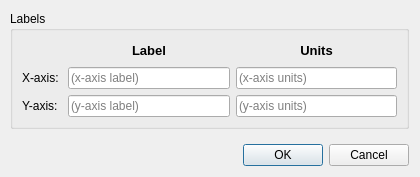
<?xml version="1.0" encoding="UTF-8"?>
<ui version="4.0">
 <class>Dialog</class>
 <widget class="QDialog" name="Dialog">
  <property name="geometry">
   <rect>
    <x>0</x>
    <y>0</y>
    <width>420</width>
    <height>177</height>
   </rect>
  </property>
  <property name="sizePolicy">
   <sizepolicy hsizetype="Preferred" vsizetype="Preferred">
    <horstretch>0</horstretch>
    <verstretch>0</verstretch>
   </sizepolicy>
  </property>
  <property name="minimumSize">
   <size>
    <width>420</width>
    <height>0</height>
   </size>
  </property>
  <property name="maximumSize">
   <size>
    <width>16777215</width>
    <height>286</height>
   </size>
  </property>
  <property name="windowTitle">
   <string>Edit Axes Details</string>
  </property>
  <layout class="QVBoxLayout" name="verticalLayout">
   <property name="leftMargin">
    <number>10</number>
   </property>
   <item>
    <widget class="QGroupBox" name="labels_group">
     <property name="title">
      <string>Labels</string>
     </property>
     <layout class="QGridLayout" name="gridLayout">
      <item row="2" column="0">
       <widget class="QLabel" name="y_title">
        <property name="text">
         <string>Y-axis: </string>
        </property>
       </widget>
      </item>
      <item row="1" column="1">
       <widget class="QLineEdit" name="ui_xlabel">
        <property name="text">
         <string/>
        </property>
        <property name="placeholderText">
         <string>(x-axis label)</string>
        </property>
       </widget>
      </item>
      <item row="1" column="0">
       <widget class="QLabel" name="x_title">
        <property name="text">
         <string>X-axis: </string>
        </property>
       </widget>
      </item>
      <item row="2" column="1">
       <widget class="QLineEdit" name="ui_ylabel">
        <property name="text">
         <string/>
        </property>
        <property name="placeholderText">
         <string>(y-axis label)</string>
        </property>
       </widget>
      </item>
      <item row="2" column="2">
       <widget class="QLineEdit" name="ui_yunits">
        <property name="placeholderText">
         <string>(y-axis units)</string>
        </property>
       </widget>
      </item>
      <item row="1" column="2">
       <widget class="QLineEdit" name="ui_xunits">
        <property name="placeholderText">
         <string>(x-axis units)</string>
        </property>
       </widget>
      </item>
      <item row="0" column="1">
       <widget class="QLabel" name="label_header">
        <property name="font">
         <font>
          <pointsize>10</pointsize>
          <weight>75</weight>
          <bold>true</bold>
         </font>
        </property>
        <property name="text">
         <string>Label</string>
        </property>
        <property name="alignment">
         <set>Qt::AlignCenter</set>
        </property>
       </widget>
      </item>
      <item row="0" column="2">
       <widget class="QLabel" name="units_header">
        <property name="font">
         <font>
          <pointsize>10</pointsize>
          <weight>75</weight>
          <bold>true</bold>
         </font>
        </property>
        <property name="text">
         <string>Units</string>
        </property>
        <property name="alignment">
         <set>Qt::AlignCenter</set>
        </property>
       </widget>
      </item>
     </layout>
    </widget>
   </item>
   <item>
    <layout class="QHBoxLayout" name="horizontalLayout_2">
     <property name="topMargin">
      <number>9</number>
     </property>
     <item>
      <widget class="QDialogButtonBox" name="button_box">
       <property name="orientation">
        <enum>Qt::Horizontal</enum>
       </property>
       <property name="standardButtons">
        <set>QDialogButtonBox::Cancel|QDialogButtonBox::Ok</set>
       </property>
      </widget>
     </item>
    </layout>
   </item>
  </layout>
 </widget>
 <tabstops>
  <tabstop>ui_xlabel</tabstop>
  <tabstop>ui_xunits</tabstop>
  <tabstop>ui_ylabel</tabstop>
  <tabstop>ui_yunits</tabstop>
  <tabstop>button_box</tabstop>
 </tabstops>
 <resources/>
 <connections>
  <connection>
   <sender>button_box</sender>
   <signal>accepted()</signal>
   <receiver>Dialog</receiver>
   <slot>accept()</slot>
   <hints>
    <hint type="sourcelabel">
     <x>248</x>
     <y>254</y>
    </hint>
    <hint type="destinationlabel">
     <x>157</x>
     <y>274</y>
    </hint>
   </hints>
  </connection>
  <connection>
   <sender>button_box</sender>
   <signal>rejected()</signal>
   <receiver>Dialog</receiver>
   <slot>reject()</slot>
   <hints>
    <hint type="sourcelabel">
     <x>316</x>
     <y>260</y>
    </hint>
    <hint type="destinationlabel">
     <x>286</x>
     <y>274</y>
    </hint>
   </hints>
  </connection>
 </connections>
</ui>
